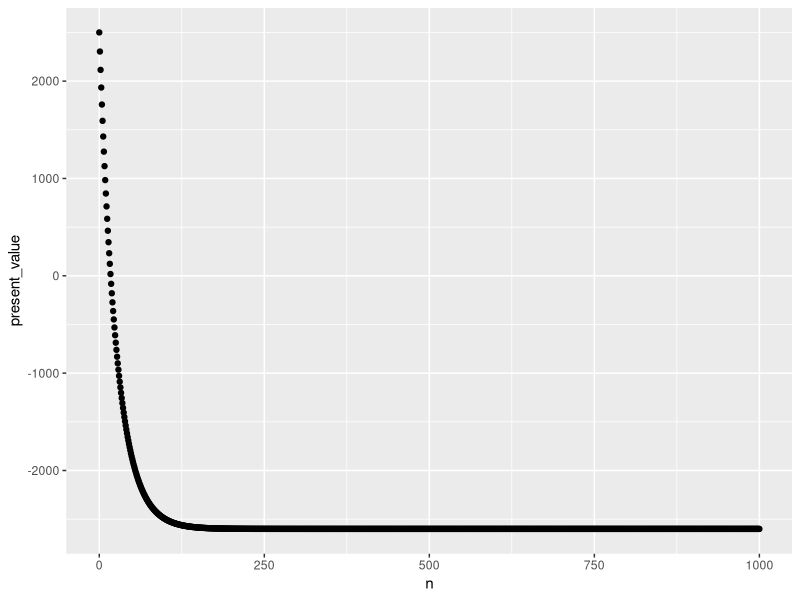
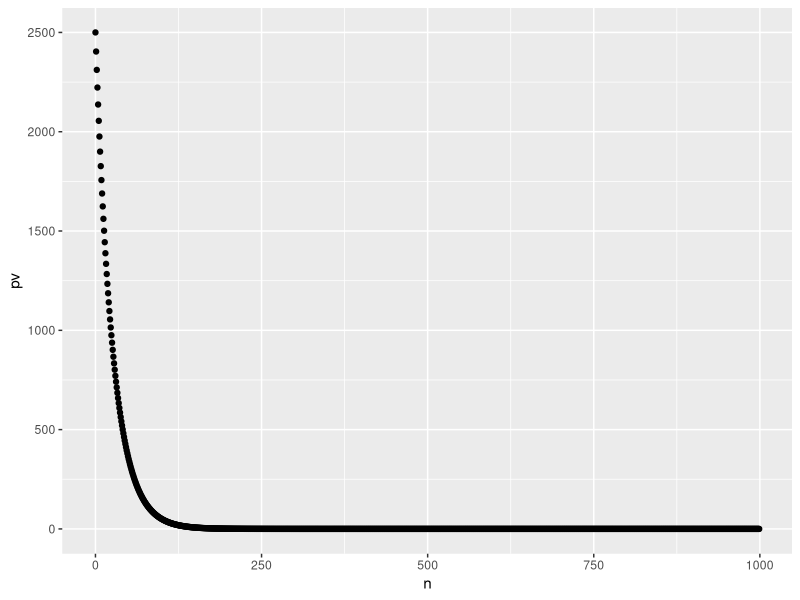
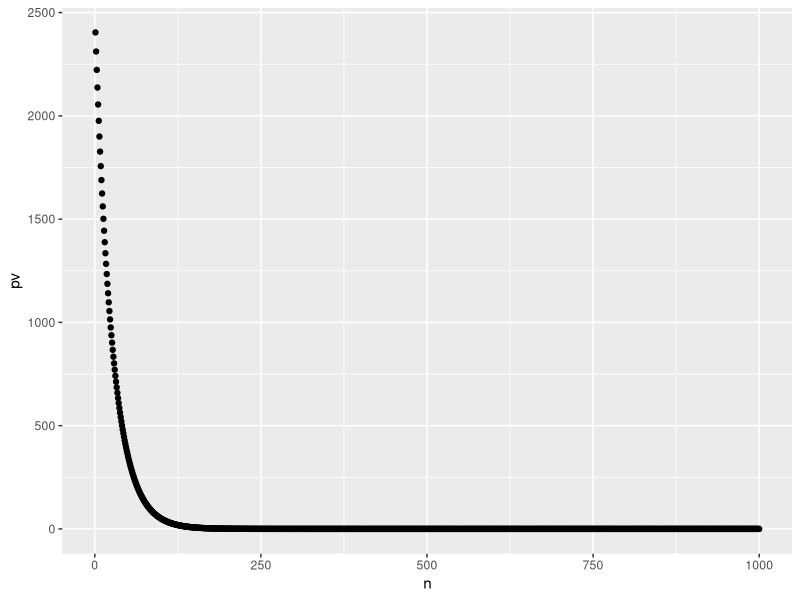

Here is the R script that generated these plots, in order:
## ---- chunk 1
knitr::opts_chunk$set(echo = TRUE)
library(tidyverse)
## ---- chunk 2
c <- 10
r <- 0.04
## ---- chunk 3
p <- c/r
p
## ---- chunk 4
c/r / (1+r) - c
## ---- chunk 5
c/r / (1+r)^2 - c - c/(1+r)
## ---- chunk 6
# c/r / (1+r)^n - sum(discounted_dividends)
## ---- chunk 7
c <- 100
r <- 0.04
# discounted value of the perpetuity in period n,
# discounted value of the most recently missed dividend
# discounted value of all the dividends lost at period n
n <- 0:999
div_ <- c / (1+r)^(n)

n <- 0:1000
pv<- c/r / (1+r)^n

data.frame(n,
           pv,
           div = c(0, div_)) |> 
  mutate(div_lost = cumsum(div),
         present_value = pv - div_lost) |>
  # mutate(n, present_value = pv - div_lost) |>
  # view()
  ggplot(aes(x = n, y = present_value)) +
  geom_point()
## ---- chunk 8
c <- 100
r <- 0.04

data.frame(
  n = 0:999
) |>
  mutate(  pv = round(c/r / (1+r)^n, digits = 2)) |>
    # head()

  ggplot(aes(x = n, y = pv)) +
  geom_point()
  # geom_smooth() #why does this graph go negative without any negative values?
## ---- chunk 9
c <- 100
r <- 0.04
n <- 1:1000

# if i buy the perpetuity and dont receive the dividends for the year it was purchased
data.frame(n,
           div_pv  = c/(1+r)^n)|>
  mutate(pv = c/r - cumsum(div_pv)) |>
  # tail()
  ggplot(aes(x = n, y = pv))+
  geom_point()



# perpetuity bought before it pays out that year
n <- 0:999
data.frame(n,
           div_pv  = round(c/(1+r)^n, digits = 5))|>
  # view()
  summarise(sum(div_pv))
## ---- chunk 10
yrs <- 4
cost <- 150000
c <- 4000 #monthly
APR <- 0.05 #compounded semiannualy
k <- 2 #number of compounding periods the APR has in a year

# convert r_APR to r_monthly
## ---- chunk 11
r_monthly <- (1+APR/2)^(1/6)-1

## ---- chunk 12
set.seed(100)

c <- 1000
r <- runif(20, min = 0, max = 0.1)

data.frame(
  r,
  n = 1:length(r)
) |>

summarise(print(c / (1+r)^n))
## ---- chunk 13
r <- c(0.027, 0.073)
(1000/(1+r)^5)[2]
## ---- chunk 14
n <- 29:30
10/0.05*(1-1/(1+0.05)^n) + 100/(1.05)^n #value of a 100 dollar bond w YTM = 5% and 10% annual coupon rate

10/0.05*(1-1/(1+0.05)^n)
(1-1/(1+0.05)^n) #this term makes the difference because 
100/(1.05)^n
